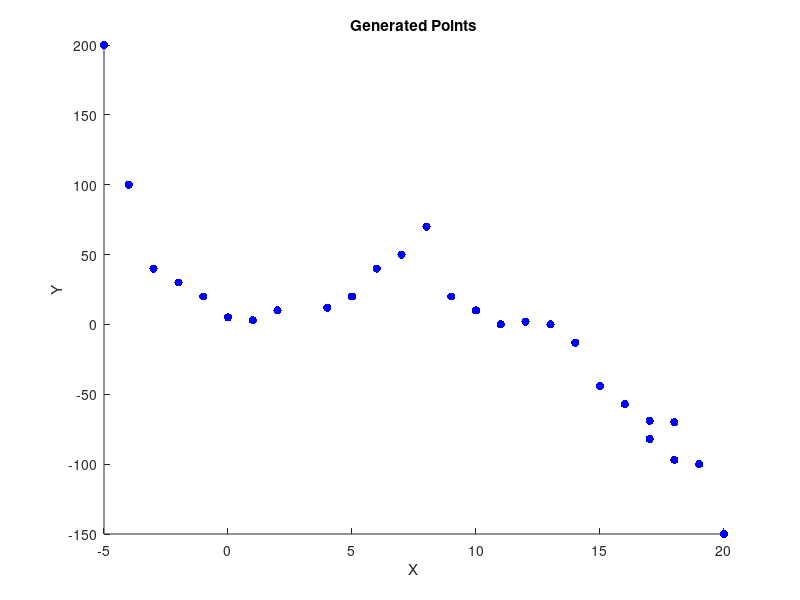

Write the MATLAB code that produced this figure. (Note: this script raises an error after producing the figure.)
% ############################################################################################################
% Initial Points
% ############################################################################################################

% % Set the number of points
% numPoints = 20;

% % Set the range for the x and y coordinates
% xRange = [-10, 10];
% yRange = [-10, 10];

% % Generate random x and y coordinates within the specified range
% xCoords = (xRange(2) - xRange(1)) * rand(1, numPoints) + xRange(1);
% yCoords = (yRange(2) - yRange(1)) * rand(1, numPoints) + yRange(1);

% % Combine x and y coordinates into a matrix
% points = [xCoords; yCoords]';

% Set the predefined points
points1 = [ -5, 200; -4, 100; -3, 40; -2, 30; -1, 20; 0, 5; 1, 3; 2, 10; 4, 12; 5, 20;
        6, 40; 7, 50; 8, 70; 9, 20; 10, 10; 11, 0; 12, 2; 13, 0; 14, -13; 15, -44; 16, -57; 
        17, -69; 18, -70; 17, -82; 18, -97; 19, -100; 20, -150];

points2 = [-10, 7468; -8, 1646; -6, 314; -4, 22; -2, -4; 0, -2; 2, 2; 4, 42; 6, 230; 8, 786;
        10, 1898; -9, 5654; -7, 1098; -5, 194; -3, 6];

points3 = [ -5, 200; -4, 100; -3, 40; -2, 30; -1, 20; 0, 5; 1, 3; 2, 10; 4, 12; 5, 20;
        6, 40; 7, 50; 8, 70; 9, 20; 10, -80; 11, 0; 12, 2; 13, 0; 14, -13; 15, -44; 16, -57; 
        17, -69; 18, -70; 17, -82; 18, -97; 19, -100; 20, -150];


% Display the generated points on a figure
points = points1;   %---------------------------------------------> YOU CAN CHANGE IT!
figure;
scatter(points(:,1), points(:,2), 'b', 'filled');
xlabel('X');
ylabel('Y');
title('Generated Points');
% ############################################################################################################

          

% ############################################################################################################
% Custom fitness functions
% ############################################################################################################

% Mean Squared Error (MSE): 
% Advantages:
% Emphasizes larger deviations due to squaring the differences.
% Minimizing MSE results in a line that closely fits the points with smaller overall squared deviations.
% Disadvantages:
% Sensitive to outliers, as the squared differences can be significantly influenced by a few outliers.
fitnessFunc1 = @(coefficients) mean((polyval(coefficients, points(:,1)) - points(:,2)).^2);

% Mean Absolute Error (MAE):
% Advantages:
% Less sensitive to outliers compared to MSE due to using absolute differences.
% Minimizing MAE results in a line that minimizes the overall absolute deviations from the points.
% Disadvantages:
% Smaller deviations are not emphasized as much as with the MSE.
fitnessFunc2 = @(coefficients) mean(abs(polyval(coefficients, points(:,1)) - points(:,2)));

% R-squared (Coefficient of Determination):
% Advantages:
% Provides a measure of how well the line fits the points, indicating the proportion of the variance in the data explained by the line.
% Maximizing R-squared results in a line that explains a larger proportion of the variance in the data.
% Disadvantages:
% Does not directly penalize large deviations from the points.
% Can be influenced by the number of points and the complexity of the model.
yMean = mean(points(:,2));
SS_total = sum((points(:,2) - yMean).^2);
fitnessFunc3 = @(coefficients) 1 - sum((polyval(coefficients, points(:,1)) - points(:,2)).^2) / SS_total;

% Root Mean Squared Error (RMSE):
% Advantages:
% Emphasizes larger deviations while still providing a measure in the original unit of the data.
% Minimizing RMSE results in a line that closely fits the points with smaller overall deviations.
% Disadvantages:
% Sensitive to outliers, as the squared differences can be significantly influenced by a few outliers.
fitnessFunc4 = @(coefficients) sqrt(mean((polyval(coefficients, points(:,1)) - points(:,2)).^2));

% Maximum Absolute Error (MaxAE)
% Advantages:
% Captures the worst-case deviation between the line and any individual point.
% Minimizing MaxAE results in a line that minimizes the largest deviation.
% Disadvantages:
% Does not consider the overall trend of deviations, as it only focuses on the maximum deviation.
% Ignores the impact of other points that might have smaller deviations.
fitnessFunc5 = @(coefficients) max(abs(polyval(coefficients, points(:,1)) - points(:,2)));

% ############################################################################################################



% ############################################################################################################
% Applying Genetic Algorithm
% ############################################################################################################

% Fitness function ---------------------> (YOU CAN CHANGE IT!)
fitnessFunc = fitnessFunc1; 

% Number of variables (degree of the polynomial)
numVariables = 4;

% Bounds for the variables (coefficients of the polynomial)
variableBounds = [-20, 20; -20, 20; -20, 20; -20, 20];

% Options for the genetic algorithm
gaOptions = optimoptions('ga', 'PopulationSize', 50, 'MaxGenerations', 150);

% Apply genetic algorithm
[x, ~] = ga(fitnessFunc, numVariables, [], [], [], [], variableBounds(:,1), variableBounds(:,2), [], gaOptions);

% Display the predefined points on a figure
figure;
scatter(points(:,1), points(:,2), 'b', 'filled');
hold on;

% Generate x-coordinates for the line
xLine = linspace(min(points(:,1)), max(points(:,1)), 100);

% Evaluate the y-coordinates of the line using the obtained coefficients
yLine = polyval(x, xLine);

% Display the line on the figure
plot(xLine, yLine, 'r', 'LineWidth', 2);
xlabel('X');
ylabel('Y');
title('Best Fit Line of Degree 3');
legend('Predefined Points', 'Best Fit Line');


% Retrieve coefficient values
A = x(1);
B = x(2);
C = x(3);
D = x(4);

% Print the coefficients
disp('Coefficient values:');
disp(['A = ', num2str(A)]);
disp(['B = ', num2str(B)]);
disp(['C = ', num2str(C)]);
disp(['D = ', num2str(D)]);

